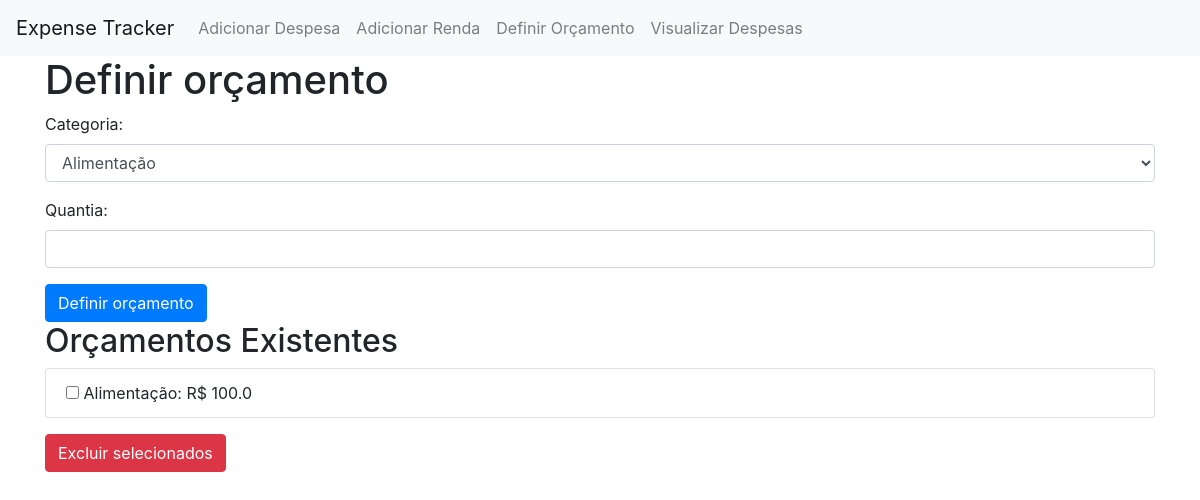
/set_budget, run on an earlier commit of the app's database.
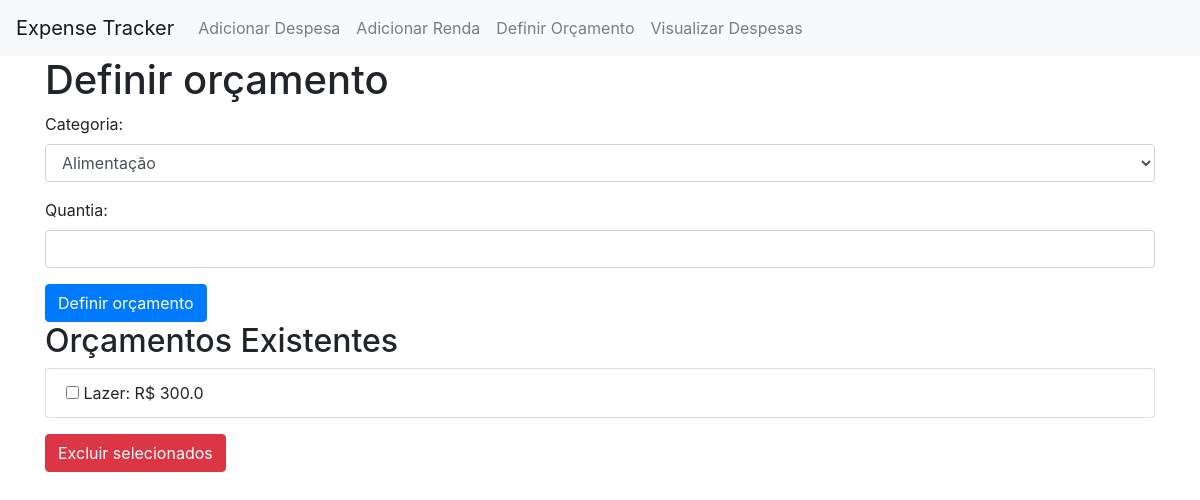
And on a later commit of the database.
### models.py (models this page shows, shortened)
class Budget(db.Model):
    id = db.Column(db.Integer, primary_key=True)
    amount = db.Column(db.Float, nullable=False)
    category_id = db.Column(db.Integer, db.ForeignKey('category.id'), nullable=False)
    category = db.relationship('Category', backref=db.backref('budgets', lazy=True))

class Category(db.Model):
    id = db.Column(db.Integer, primary_key=True)
    name = db.Column(db.String(100), nullable=False)

### app.py (the view, shortened to what this page needs)
@app.route('/set_budget', methods=['GET', 'POST'])
def set_budget():
    categories = Category.query.all()
    budgets = Budget.query.all()
    return render_template('set_budget.html', categories=categories, budgets=budgets)

### templates/set_budget.html (shortened to what this page needs)
<!DOCTYPE html>
<html lang="en">
<head>
    <link rel="stylesheet" href="https://maxcdn.bootstrapcdn.com/bootstrap/4.5.2/css/bootstrap.min.css">
</head>
<body>
    {% extends "base.html" %}
    {% block content %}
    <h1>Definir orçamento</h1>
    <form action="{{ url_for('set_budget') }}" method="POST">
        <div class="form-group">
            <label for="category">Categoria:</label>
            <select class="form-control" id="category" name="category">
                {% for category in categories %}
                    <option value="{{ category.id }}">{{ category.name }}</option>
                {% endfor %}
            </select>
        </div>
        <div class="form-group">
            <label for="amount">Quantia:</label>
            <input type="number" class="form-control" id="amount" name="amount" step="0.01" required>
        </div>
        <button type="submit" class="btn btn-primary">Definir orçamento</button>
    </form>
    <h2>Orçamentos Existentes</h2>
    <form action="{{ url_for('delete_budgets') }}" method="post">
        <ul class="list-group">
            {% for budget in budgets %}
                <li class="list-group-item">
                    <input type="checkbox" name="budget_ids" value="{{ budget.id }}">
                    {{ budget.category.name }}: R$ {{ budget.amount }}
                </li>
            {% endfor %}
        </ul>
        <button type="submit" class="btn btn-danger mt-3">Excluir selecionados</button>
    </form>
    {% endblock %}

What changed in the data, as far as the page shows it:
changed Budget: category.name "Alimentação" → "Lazer"; amount "100.0" → "300.0"
